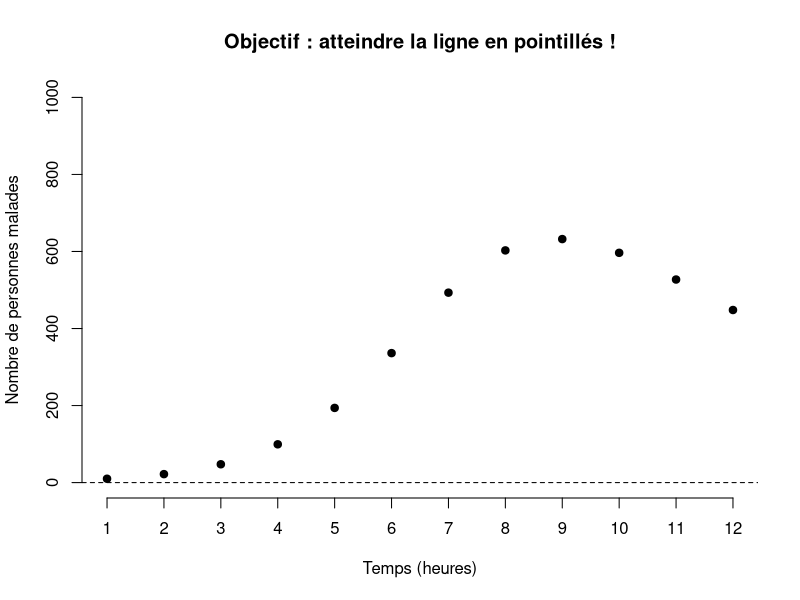

Write R code to recreate this figure. (Note: this script raises an error after producing the figure.)

library(deSolve)

find_perc = function(){
  
  colours = c("red", "blue", "green", "orange", "purple",
              "slateblue", "green4", "grey20",
              "tomato", "steelblue", "tan4", "seagreen3")
  
  SIR.model <- function(t, pop, param) {
    with(as.list(c(pop, param)), {
      N=S+I+R
      dS <- -beta*S*I/N
      dI <- beta*S*I/N  - gamma*I
      dR <- gamma*I
      dnI <- beta*S*I/N 
      res<-c(dS, dI, dR, dnI)
      list(res)
    })
  }
  
  gamma=1/4
  beta = gamma*4.2
  dt=1
  Tmax=11
  N=1500
  
  I0=10
  S0=N-I0
  R0=0
  
  Time=seq(from=0,to=Tmax,by=dt)
  Init.cond=c(S=S0,I=I0, R=R0, nI=0) 
  param=c(beta,gamma)
  
  real_result <- as.data.frame(lsoda(Init.cond, Time, SIR.model, param))
  
  plot(c(1:12),real_result$I,type="p",col="black",
       xlab="Temps (heures)",ylab="Nombre de personnes malades",
       main="Objectif : atteindre la ligne en pointillés !",
       ylim=c(0,1000), bty="n", cex=1, pch=19,
       xlim = c(1,12), xaxt="n")
  axis(side = 1, at=c(1:12))
  abline(a=0,b=0, lty = "dashed", lwd=1)
  
  attempt = 1
  
  perc_tried = c()
  
  repeat{
    
    cat("Quel pourcentage de visiteurs doivent se laver les mains AU MINIMUM ?\n")
    perc_to_try = readline("")
    
    if(grepl("[A-Za-z]", perc_to_try)){
      cat("Le pourcentage doit être un nombre !\n")
    } else {
      
      perc_to_try = gsub(",", ".", perc_to_try)
      
      perc_to_try = as.numeric(perc_to_try)
      
      if(perc_to_try < 0 | perc_to_try > 100){
        cat("Le pourcentage doit être entre 0 et 100 !\n")
      } else {
        
        perc_tried = c(perc_tried, perc_to_try)
        
        beta = gamma*4.2*(1-perc_to_try/100)
        param=c(beta,gamma)
        
        test_result <- as.data.frame(lsoda(Init.cond, Time, SIR.model, param))
        
        lines(c(1:12),test_result$I, lwd = 2,
              col = colours[attempt])
        legend("topright", legend = perc_tried, col = colours[1:length(perc_tried)],
               lty = 1, lwd = 2)
        
        if(perc_to_try %in% c(76,77,78,79)) cat("Un tout petit peu moins...\n")
        if(perc_to_try %in% c(74,73,72,71)) cat("Un tout petit peu plus...\n")
        
        if(perc_to_try == 75){
          cat("Bravo ! C'est la bonne valeur")
          break
        }
        
        attempt = attempt+1

      }
    }
  }
  
}

find_perc()
